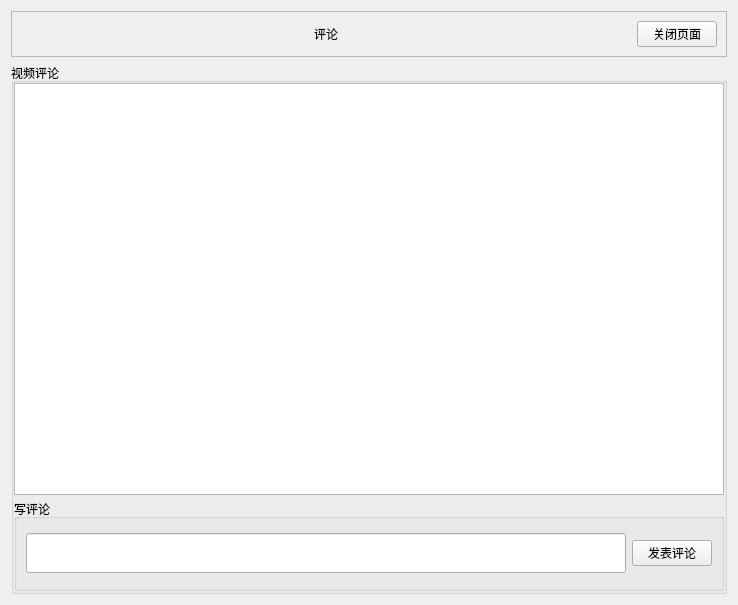
<?xml version="1.0" encoding="UTF-8"?>
<ui version="4.0">
 <class>message</class>
 <widget class="QWidget" name="message">
  <property name="geometry">
   <rect>
    <x>0</x>
    <y>0</y>
    <width>738</width>
    <height>605</height>
   </rect>
  </property>
  <property name="windowTitle">
   <string>Form</string>
  </property>
  <layout class="QVBoxLayout" name="verticalLayout_2">
   <item>
    <widget class="QFrame" name="frame">
     <property name="frameShape">
      <enum>QFrame::StyledPanel</enum>
     </property>
     <property name="frameShadow">
      <enum>QFrame::Raised</enum>
     </property>
     <layout class="QHBoxLayout" name="horizontalLayout_2">
      <item>
       <spacer name="horizontalSpacer_2">
        <property name="orientation">
         <enum>Qt::Horizontal</enum>
        </property>
        <property name="sizeHint" stdset="0">
         <size>
          <width>40</width>
          <height>20</height>
         </size>
        </property>
       </spacer>
      </item>
      <item>
       <widget class="QLabel" name="label">
        <property name="styleSheet">
         <string notr="true">font: 63 12pt &quot;阿里妈妈方圆体 VF SemiBold&quot;;</string>
        </property>
        <property name="text">
         <string>评论</string>
        </property>
        <property name="alignment">
         <set>Qt::AlignCenter</set>
        </property>
       </widget>
      </item>
      <item>
       <spacer name="horizontalSpacer">
        <property name="orientation">
         <enum>Qt::Horizontal</enum>
        </property>
        <property name="sizeHint" stdset="0">
         <size>
          <width>40</width>
          <height>20</height>
         </size>
        </property>
       </spacer>
      </item>
      <item>
       <widget class="QPushButton" name="closeBtn">
        <property name="styleSheet">
         <string notr="true">font: 63 11pt &quot;阿里妈妈方圆体 VF SemiBold&quot;;</string>
        </property>
        <property name="text">
         <string>关闭页面</string>
        </property>
       </widget>
      </item>
     </layout>
    </widget>
   </item>
   <item>
    <widget class="QGroupBox" name="groupBox">
     <property name="title">
      <string>视频评论</string>
     </property>
     <layout class="QVBoxLayout" name="verticalLayout" stretch="9,2">
      <property name="spacing">
       <number>4</number>
      </property>
      <property name="leftMargin">
       <number>0</number>
      </property>
      <property name="topMargin">
       <number>0</number>
      </property>
      <property name="rightMargin">
       <number>0</number>
      </property>
      <property name="bottomMargin">
       <number>0</number>
      </property>
      <item>
       <widget class="QTableView" name="tableView"/>
      </item>
      <item>
       <widget class="QGroupBox" name="groupBox_2">
        <property name="title">
         <string>写评论</string>
        </property>
        <layout class="QHBoxLayout" name="horizontalLayout">
         <item>
          <widget class="QLineEdit" name="messagelineEdit">
           <property name="minimumSize">
            <size>
             <width>0</width>
             <height>40</height>
            </size>
           </property>
          </widget>
         </item>
         <item>
          <widget class="QPushButton" name="push_messageBtn">
           <property name="text">
            <string>发表评论</string>
           </property>
          </widget>
         </item>
        </layout>
       </widget>
      </item>
     </layout>
    </widget>
   </item>
  </layout>
 </widget>
 <resources/>
 <connections/>
</ui>
